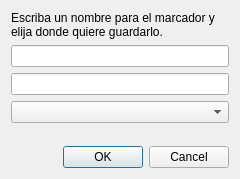
<?xml version="1.0" encoding="UTF-8"?>
<ui version="4.0">
 <class>AddBookmarkDialog</class>
 <widget class="QDialog" name="AddBookmarkDialog">
  <property name="geometry">
   <rect>
    <x>0</x>
    <y>0</y>
    <width>240</width>
    <height>179</height>
   </rect>
  </property>
  <property name="windowTitle">
   <string>Añadir marcador</string>
  </property>
  <layout class="QVBoxLayout" name="verticalLayout">
   <item>
    <widget class="QLabel" name="label">
     <property name="text">
      <string>Escriba un nombre para el marcador y elija donde quiere guardarlo. </string>
     </property>
     <property name="textFormat">
      <enum>Qt::PlainText</enum>
     </property>
     <property name="wordWrap">
      <bool>true</bool>
     </property>
    </widget>
   </item>
   <item>
    <widget class="LineEdit" name="name"/>
   </item>
   <item>
    <widget class="LineEdit" name="address"/>
   </item>
   <item>
    <widget class="QComboBox" name="location"/>
   </item>
   <item>
    <spacer name="verticalSpacer">
     <property name="orientation">
      <enum>Qt::Vertical</enum>
     </property>
     <property name="sizeHint" stdset="0">
      <size>
       <width>20</width>
       <height>2</height>
      </size>
     </property>
    </spacer>
   </item>
   <item>
    <widget class="QDialogButtonBox" name="buttonBox">
     <property name="orientation">
      <enum>Qt::Horizontal</enum>
     </property>
     <property name="standardButtons">
      <set>QDialogButtonBox::Cancel|QDialogButtonBox::Ok</set>
     </property>
     <property name="centerButtons">
      <bool>false</bool>
     </property>
    </widget>
   </item>
  </layout>
 </widget>
 <customwidgets>
  <customwidget>
   <class>LineEdit</class>
   <extends>QLineEdit</extends>
   <header>bookmarks/lineedit.h</header>
  </customwidget>
 </customwidgets>
 <resources/>
 <connections>
  <connection>
   <sender>buttonBox</sender>
   <signal>accepted()</signal>
   <receiver>AddBookmarkDialog</receiver>
   <slot>accept()</slot>
   <hints>
    <hint type="sourcelabel">
     <x>248</x>
     <y>254</y>
    </hint>
    <hint type="destinationlabel">
     <x>157</x>
     <y>274</y>
    </hint>
   </hints>
  </connection>
  <connection>
   <sender>buttonBox</sender>
   <signal>rejected()</signal>
   <receiver>AddBookmarkDialog</receiver>
   <slot>reject()</slot>
   <hints>
    <hint type="sourcelabel">
     <x>316</x>
     <y>260</y>
    </hint>
    <hint type="destinationlabel">
     <x>286</x>
     <y>274</y>
    </hint>
   </hints>
  </connection>
 </connections>
</ui>
